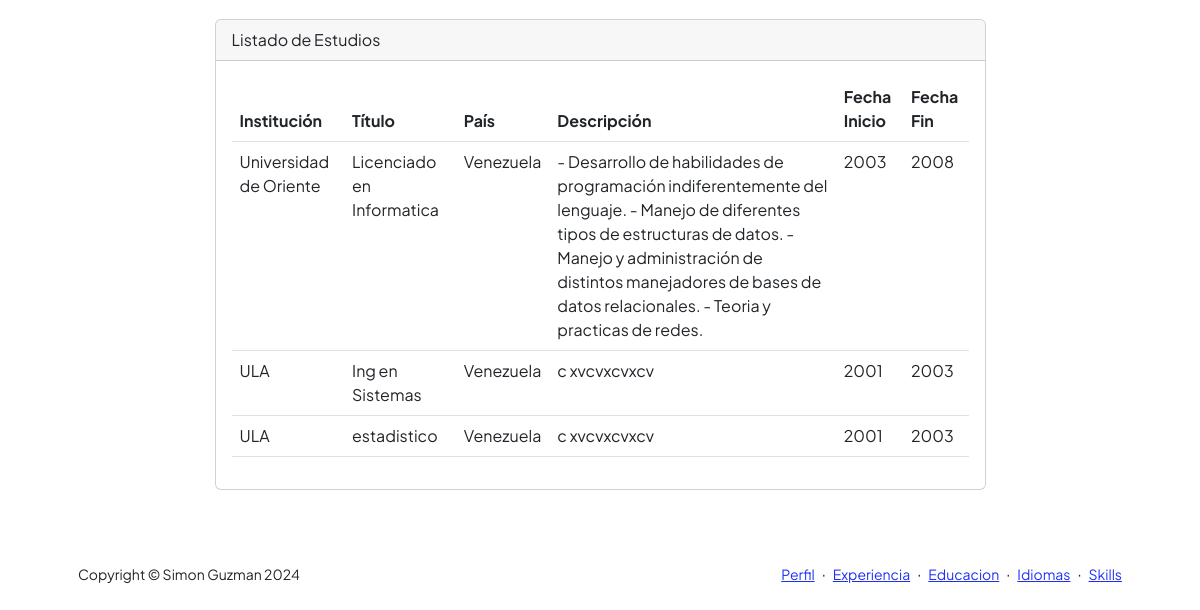
Page /AppCurriculum/educacion (lower part) on the earlier database version.
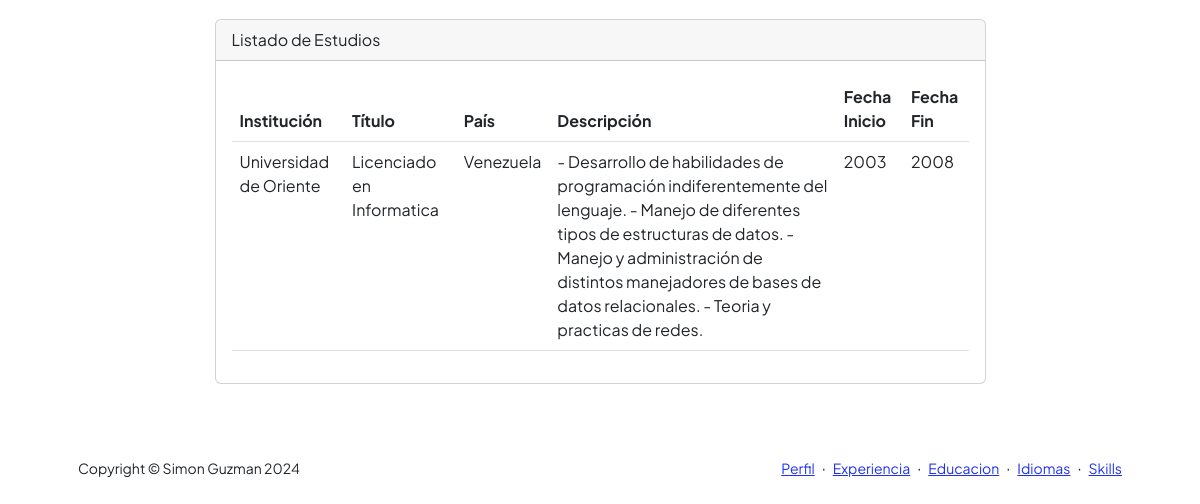
Same page on the later database version.
### AppCurriculum/models.py (models this page shows, shortened)
class Educacion(models.Model):
    institucion = models.CharField(max_length=100)
    titulo = models.CharField(max_length=100)
    description = models.CharField(max_length=1000)
    pais = models.CharField(max_length=50)
    periodo_inicio = models.IntegerField()
    periodo_fin = models.IntegerField(null=True, blank=True)

### AppCurriculum/views.py (the view, shortened to what this page needs)
# urls.py: path('educacion',views.estudio,name="Educacion"),
def estudio(request):
    estudios = Educacion.objects.all()
    if request.method == 'POST':
        miFormulario = EstudioFormulario(request.POST)
        print(miFormulario)
        if miFormulario.is_valid():
                informacion = miFormulario.cleaned_data
                exp = Educacion(institucion=informacion['institucion'],titulo=informacion['titulo'],periodo_fin=int(informacion['periodo_fin']),periodo_inicio=int(informacion['periodo_inicio']),description=informacion['description'],pais=informacion['pais'])
                exp.save()
                miFormulario = EstudioFormulario()
                return render(request,"AppCurriculum/educacion.html",{"estudios":estudios,"miFormulario":miFormulario,"resp":"Datos guardados Correctamente","respSearch":""})
        else:
          return render(request,"AppCurriculum/educacion.html",{"estudios":estudios,"miFormulario":miFormulario,"resp":"Datos NO guardados Correctamente","respSearch":""})
    else:
        miFormulario = EstudioFormulario()
    return render(request,"AppCurriculum/educacion.html",{"estudios":estudios,"miFormulario":miFormulario,"resp":"","respSearch":""})

### AppCurriculum/templates/AppCurriculum/educacion.html (shortened to what this page needs)
{% extends "AppCurriculum/template.html" %}
{% load static %}
{% block datosDinamicos %}
<div class="container px-5 my-5">
    <div class="row gx-5 justify-content-center">
        <div class="col-lg-11 col-xl-9 col-xxl-8">
               <div class="card" style="margin-top: 20px;">
                <div class="card-header">
                  Listado de Estudios
                </div>
                <div class="card-body">
                  <section>
                    <table class="table caption-top">
                        <thead>
                          <tr>
                            <th scope="col">Institución</th>
                            <th scope="col">Título</th>
                            <th scope="col">País</th>
                            <th scope="col">Descripción</th>
                            <th scope="col">Fecha Inicio</th>
                            <th scope="col">Fecha Fin</th>
                          </tr>
                        </thead>
                        <tbody>
                          {% for info in estudios %}
                          <tr>
                            <td>{{info.institucion}}</td>
                            <td>{{info.titulo}}</td>
                            <td>{{info.pais}}</td>
                            <td>{{info.description}}</td>
                            <td>{{info.periodo_inicio}}</td>
                            <td>{{info.periodo_fin}}</td>
                          </tr>
                          {% endfor%}
                        </tbody>
                    </table>
                </section>
                </div>
              </div>
        </div>
    </div>
</div>
{% endblock %}

Differences in the rows shown:
removed Educacion: institucion "ULA", titulo "Ing en Sistemas", pais "Venezuela", description "c xvcvxcvxcv", periodo_inicio "2001", periodo_fin "2003"
removed Educacion: institucion "ULA", titulo "estadistico", pais "Venezuela", description "c xvcvxcvxcv", periodo_inicio "2001", periodo_fin "2003"
